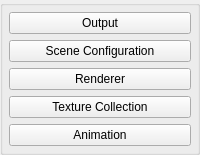
    <widget class="QGroupBox" name="groupBox">
     <property name="sizePolicy">
      <sizepolicy hsizetype="Fixed" vsizetype="Preferred">
       <horstretch>0</horstretch>
       <verstretch>0</verstretch>
      </sizepolicy>
     </property>
     <property name="maximumSize">
      <size>
       <width>400</width>
       <height>16777215</height>
      </size>
     </property>
     <property name="title">
      <string/>
     </property>
     <property name="flat">
      <bool>false</bool>
     </property>
     <layout class="QVBoxLayout" name="verticalLayout_34">
      <property name="spacing">
       <number>-1</number>
      </property>
      <property name="margin">
       <number>6</number>
      </property>
      <item>
       <widget class="QPushButton" name="btnOutput">
        <property name="text">
         <string>Output</string>
        </property>
        <property name="checkable">
         <bool>true</bool>
        </property>
        <property name="autoExclusive">
         <bool>true</bool>
        </property>
       </widget>
      </item>
      <item>
       <widget class="QPushButton" name="btnConfiguration">
        <property name="text">
         <string>Scene Configuration</string>
        </property>
        <property name="checkable">
         <bool>true</bool>
        </property>
        <property name="autoExclusive">
         <bool>true</bool>
        </property>
       </widget>
      </item>
      <item>
       <widget class="QPushButton" name="btnRenderer">
        <property name="text">
         <string>Renderer</string>
        </property>
        <property name="checkable">
         <bool>true</bool>
        </property>
        <property name="autoExclusive">
         <bool>true</bool>
        </property>
       </widget>
      </item>
      <item>
       <widget class="QPushButton" name="btnTexCollection">
        <property name="text">
         <string>Texture Collection</string>
        </property>
        <property name="checkable">
         <bool>true</bool>
        </property>
        <property name="autoExclusive">
         <bool>true</bool>
        </property>
       </widget>
      </item>
      <item>
       <widget class="QPushButton" name="btnFrameRange">
        <property name="text">
         <string>Animation</string>
        </property>
        <property name="checkable">
         <bool>true</bool>
        </property>
        <property name="autoExclusive">
         <bool>true</bool>
        </property>
       </widget>
      </item>
     </layout>
    </widget>
